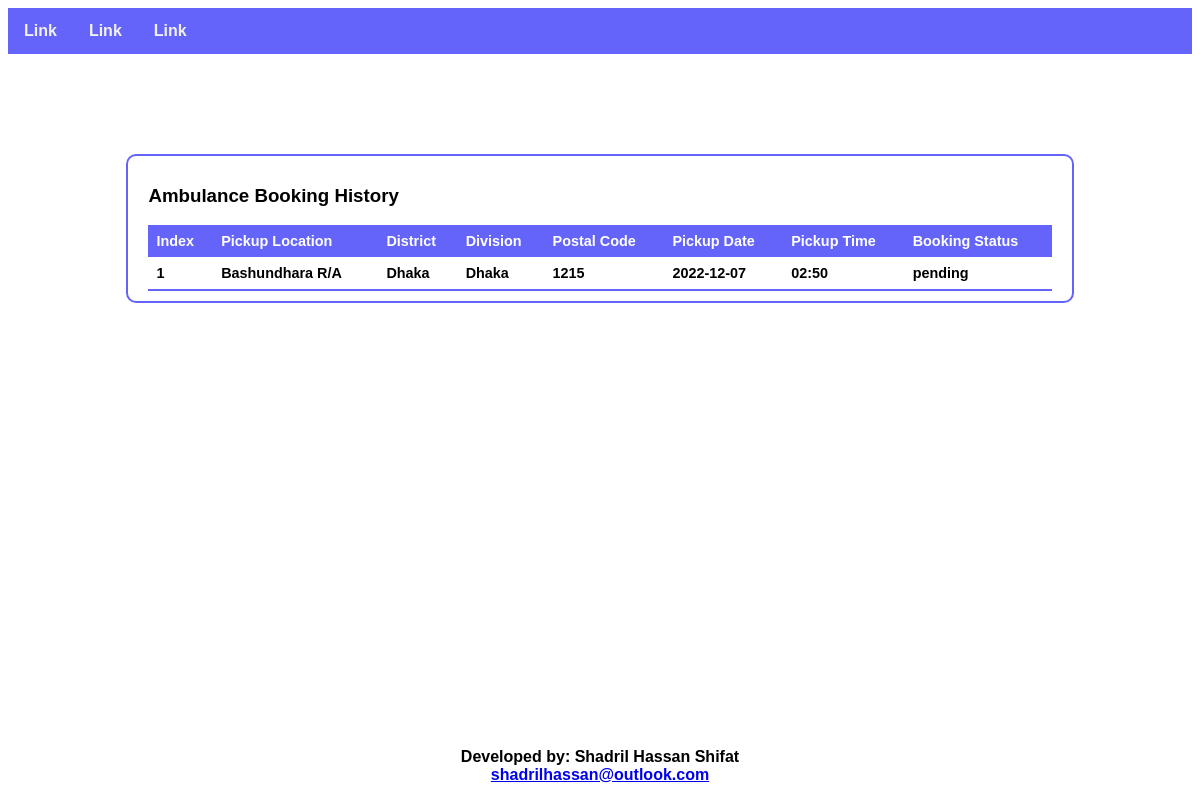
The app's page /HMS/patient/views/Ambulancebookinghistory_patient.php (signed in) with its own data.
### tables this page shows
CREATE TABLE `ambulance_data` (
  `a_id` int(10) NOT NULL,
  `p_email` varchar(30) NOT NULL,
  `ploc` varchar(50) NOT NULL,
  `pdis` varchar(10) NOT NULL,
  `pdiv` varchar(10) NOT NULL,
  `ppostal` varchar(4) NOT NULL,
  `pdate` varchar(10) NOT NULL,
  `ptime` varchar(10) NOT NULL,
  `status` varchar(10) NOT NULL
);

### HMS/patient/models/BookambulanceDB_patient.php (called while the page is built, shortened)
<?php
    function history(){
        $conn = mysqli_connect("localhost", "root", "", "hms");
        $stmt = mysqli_stmt_init($conn);
        $sql= "SELECT * FROM ambulance_data WHERE p_email=?";
        mysqli_stmt_prepare($stmt, $sql);
        mysqli_stmt_bind_param($stmt, "s",$_SESSION['email']);
        mysqli_stmt_execute($stmt);
        $result = mysqli_stmt_get_result($stmt);
        return $result;
    }
?>

### HMS/patient/views/Ambulancebookinghistory_patient.php (the view, shortened to what this page needs)
<?php
    include "Header.php";
    require "../models/BookambulanceDB_patient.php";
?>
<!DOCTYPE html>
<html lang="en">
<head>
    <link rel="stylesheet" type="text/css" href="css/Ambulancehistory.css">
</head>
<body>
    <div class="main">
    <h3>Ambulance Booking History</h3>
    <table class="his">
        <thead>
            <tr>
                <th>Index</th>
                <th>Pickup Location</th>
                <th>District</th>
                <th>Division</th>
                <th>Postal Code</th>
                <th>Pickup Date</th>
                <th>Pickup Time</th>
                <th>Booking Status</th>
            </tr>
        </thead>
        <tbody>
            <?php
                $result=history();
                if($result->num_rows>0){
                    $idx=1;
                    while($row=mysqli_fetch_assoc($result)){
                        echo"
                            <tr>
                                <td>".$idx++."</td>
                                <td>".$row['ploc']."</td>
                                <td>".$row['pdis']."</td>
                                <td>".$row['pdiv']."</td>
                                <td>".$row['ppostal']."</td>
                                <td>".$row['pdate']."</td>
                                <td>".$row['ptime']."</td>
                                <td>".$row['status']."</td>
                            </tr>
                            ";
                    }
                }
            ?>
        </tbody>
    </table>
</div>
</body>
<?php
    include "Footer.php";
?>
</html>

### HMS/patient/views/css/Nav.css (style rules this page uses)
* { font-family: Arial, Helvetica, sans-serif; box-sizing: border-box; }

### HMS/patient/views/css/Ambulancehistory.css (style rules this page uses)
* { font-family: Arial, Helvetica, sans-serif; font-weight: bold; box-sizing: border-box; }
div.main { border:2px solid rgba(76, 76, 251, 0.863); border-radius: 10px; margin: 8px 0; width: 80%; padding: 10px 20px; margin-top: 100px; margin-bottom: auto; margin-right: auto; margin-left: auto; background-color: rgb(255, 255, 255); }
table { border-collapse: collapse; width: 100%; margin-left: auto; margin-right: auto; font-size: 0.9em; font-family: sans-serif; min-width: 400px; }
th, td { text-align: left; padding: 8px; }
.his thead tr { background-color: rgba(76, 76, 251, 0.863); color: #ffffff; text-align: left; }
.his tbody tr { border-bottom: 1px solid rgba(76, 76, 251, 0.863); }
.his tbody tr:last-of-type { border-bottom: 2px solid rgba(76, 76, 251, 0.863); }

### records on screen
ambulance_data: ploc "Bashundhara R/A", pdis "Dhaka", pdiv "Dhaka", ppostal "1215", pdate "2022-12-07", ptime "02:50", status "pending"
